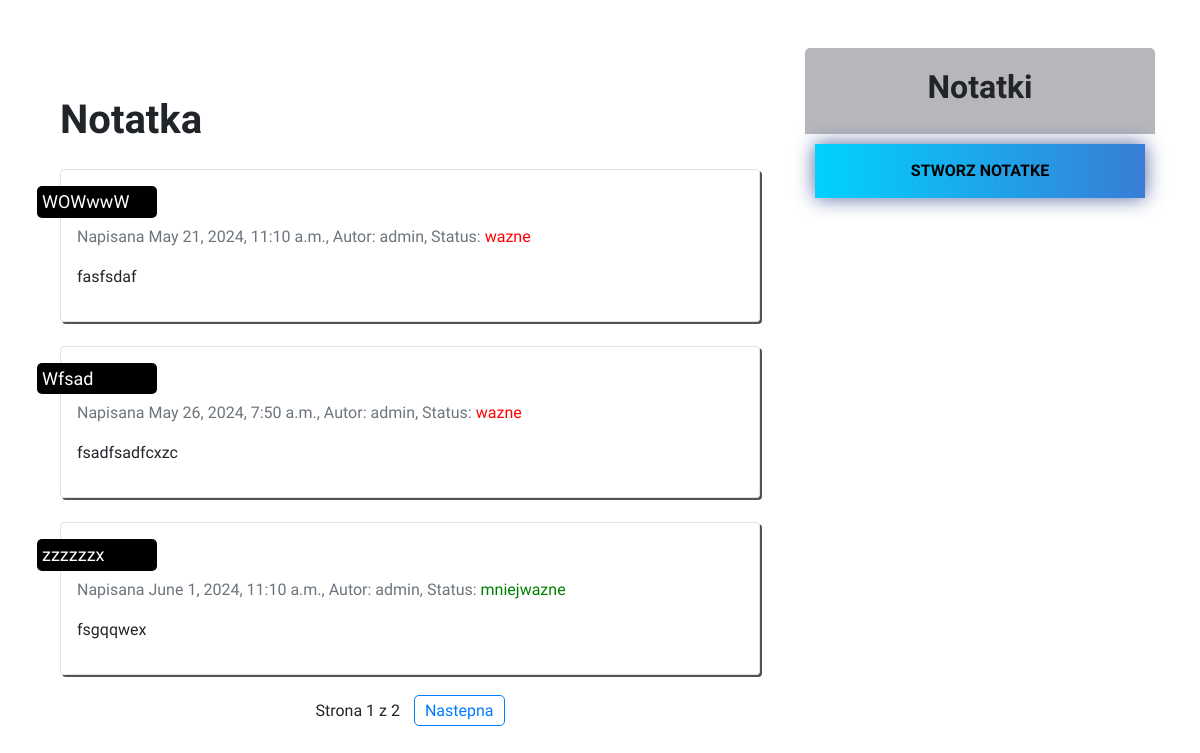
/, run on an earlier commit of the app's database.
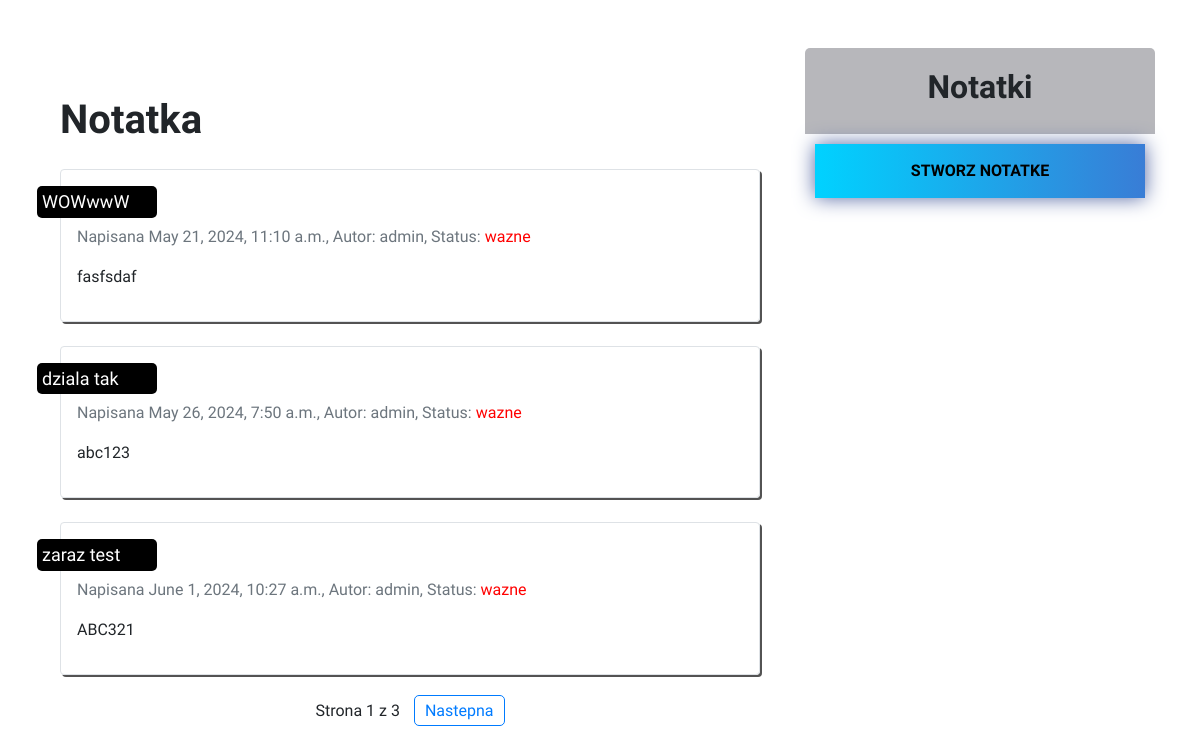
And on a later commit of the database.
### aplikacja/models.py (models this page shows)
class Notatka(models.Model):
    STATUS_CHOICES = (
        ('mniejwazne', 'Mniejwazne'),
        ('wazne', 'Wazne')
    )
    title = models.CharField(max_length=250)
    author = models.ForeignKey(User,
                               on_delete=models.CASCADE,
                               related_name='notatki')
    body = models.TextField()
    publish = models.DateTimeField(default=timezone.now)
    created = models.DateTimeField(auto_now_add=True)
    updated = models.DateTimeField(auto_now=True)
    status = models.CharField(max_length=10,
                              choices=STATUS_CHOICES,
                              default='mniejwazne')
    def get_absolute_url(self):
        return reverse("aplikacja:note_detail",
                       args=[self.publish.year,
                             self.publish.month,
                             self.publish.day,
                             self.pk
                            ])

### aplikacja/views.py (the view)
# urls.py: path('', views.NoteListView.as_view(),name='note-list'),
class NoteListView(ListView):
    queryset = Notatka.objects.all().filter(status__in=('wazne', 'mniejwazne')).order_by('-status')
    context_object_name = 'notes'
    paginate_by = 3
    template_name = "post/list.html"

### aplikacja/templates/post/list.html (shortened to what this page needs)
{% extends "base.html" %}
{% load static %}
{% block content %}
    <div class="container">
        <h1 class="mt-5">Notatka</h1>
        {% for note in notes %}
            <div class="note my-4 p-3 border rounded" id="Notatka">
                    <a href="{{ note.get_absolute_url }}" >
                        <h2>{{ note.title }}</h2>
                    </a>
                <p class="date text-muted">
                     {% if note.status == "wazne" %}
                         Napisana {{ note.publish }}, Autor: {{ note.author }}, Status: <span style = "color: red;">{{ note.status }}</span>
                    {% endif %}
                {% if note.status == "mniejwazne" %}
                     Napisana {{ note.publish }}, Autor: {{ note.author }}, Status: <span style = "color: green;">{{ note.status }}</span>
                    {% endif %}
                </p>
                <p class="note-body">
                    {{ note.body|truncatewords:30|linebreaks }}
                </p>
            </div>
        {% endfor %}
        <nav aria-label="Page navigation">
            {% include "pagination.html" with page=page_obj %}
        </nav>
    </div>
{% endblock %}

### aplikacja/templates/base.html (shortened to what this page needs)
{% load static %}
<!DOCTYPE html>
<html lang="pl-PL">
<head>
    <link href="https://stackpath.bootstrapcdn.com/bootstrap/4.5.2/css/bootstrap.min.css" rel="stylesheet">
    <link href="{% static 'css/index.css' %}" rel="stylesheet">
    <link href="{% static 'css/notatka.css' %}" rel="stylesheet">
</head>
<body>
    <div class="container mt-5">
        <div class="row">
            <div id="content" class="col-md-8">
                {% block content %}
                {% endblock %}
            </div>
            <div id="sidebar" class="col-md-4">
                <div class="back">
                     <h2>Notatki</h2>
                </div>
                <a class="create" href="/create">Stworz Notatke</a>
            </div>
        </div>
    </div>
</body>
</html>

### aplikacja/templates/pagination.html (shortened to what this page needs)
<div class="pagination">
    <span class="step-links">
        <span class="current">
            Strona {{ page.number }} z {{ page.paginator.num_pages }}
        </span>
        {% if page.has_next %}
            <a href="?page={{ page.next_page_number }}">Nastepna</a>
        {% endif%}
    </span>
</div>

### aplikacja/static/css/index.css (style rules this page uses)
* { margin: 0; padding: 0; box-sizing: border-box; font-family: "Quicksand", sans-serif; font-optical-sizing: auto; font-weight: bolder; font-weight: 400; }
.container h1 { margin-bottom: 25px; font-weight: bolder; }
#Notatka { margin-bottom: 20px; border: 1px solid black; border-radius: 5px; padding: 20px; width: 600px; box-shadow: 2px 2px 0 0 rgb(83, 83, 83); transition: box-shadow 0.5s ease; height: auto; width: auto; }
#Notatka p { width: auto; text-align: justify; }
.row { width: auto; }
#Notatka a { text-decoration: none; transition: 0.5s; color: white; }
#Notatka h2 { font-size: large; margin-bottom: 7px; background-color: black; width: fit-content; min-width: 120px; border-radius: 5px; text-align: justify; position: relative; right: 40px; padding: 5px; transition: right 0.5s ease; }
.back { background-color: rgb(183, 183, 187); padding: 20px; border-top-left-radius: 5px; border-top-right-radius: 5px; text-align: center; }
.back h2 { font-weight: bolder; }
.create { background-image: linear-gradient(to right, #00d2ff 0%, #3a7bd5 51%, #00d2ff 100%); margin: 10px; padding: 15px 45px; text-align: center; text-transform: uppercase; transition: 0.5s; background-size: 200% auto; color: black; font-weight: bold; box-shadow: 0 0 20px #5366a3; display: block; border: none; }
.pagination { display: flex; justify-content: center; align-items: center; font-family: "Quicksand", sans-serif; font-size: 16px; margin: 20px 0; }
.pagination a { text-decoration: none; color: #007bff; margin-left: 10px; padding: 5px 10px; border: 1px solid #007bff; border-radius: 5px; transition: background-color 0.3s ease, color 0.3s ease; }
.row { flex-wrap:wrap; }

### aplikacja/static/css/notatka.css (style rules this page uses)
* { margin: 0; padding: 0; box-sizing: border-box; font-family: "Quicksand", sans-serif; font-optical-sizing: auto; font-weight: bolder; font-weight: 400; }
.back { background-color: rgb(183, 183, 187); padding: 20px; border-top-left-radius: 5px; border-top-right-radius: 5px; text-align: center; }
.back h2 { font-weight: bolder; }
.create { background-image: linear-gradient(to right, #00d2ff 0%, #3a7bd5 51%, #00d2ff 100%); margin: 10px; padding: 15px 45px; text-align: center; text-transform: uppercase; transition: 0.5s; background-size: 200% auto; color: black; font-weight: bold; box-shadow: 0 0 20px #5366a3; display: block; }

What changed in the data, as far as the page shows it:
no longer on this page (row unchanged): Notatka: title "zzzzzzx", publish "June 1, 2024, 11:10 a.m.", author "admin", status "mniejwazne", body "fsgqqwex"
changed Notatka: title "Wfsad" → "dziala tak"; body "fsadfsadfcxzc" → "abc123"
added Notatka: title "zaraz test", publish "June 1, 2024, 10:27 a.m.", author "admin", status "wazne", body "ABC321"
Also different on the page:
{{ page.paginator.num_pages }}: "2" → "3"
